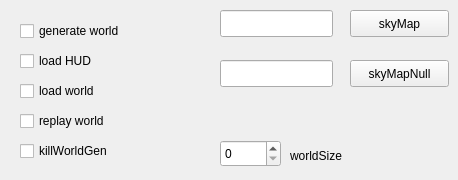
    <widget class="QWidget" name="tab_4">
     <attribute name="title">
      <string>World</string>
     </attribute>
     <widget class="QCheckBox" name="generateWorld">
      <property name="geometry">
       <rect>
        <x>20</x>
        <y>20</y>
        <width>141</width>
        <height>22</height>
       </rect>
      </property>
      <property name="text">
       <string>generate world</string>
      </property>
     </widget>
     <widget class="QCheckBox" name="loadHud">
      <property name="geometry">
       <rect>
        <x>20</x>
        <y>50</y>
        <width>141</width>
        <height>22</height>
       </rect>
      </property>
      <property name="text">
       <string>load HUD</string>
      </property>
     </widget>
     <widget class="QCheckBox" name="loadWorld">
      <property name="geometry">
       <rect>
        <x>20</x>
        <y>80</y>
        <width>141</width>
        <height>22</height>
       </rect>
      </property>
      <property name="text">
       <string>load world</string>
      </property>
     </widget>
     <widget class="QCheckBox" name="replayWorld">
      <property name="geometry">
       <rect>
        <x>20</x>
        <y>110</y>
        <width>141</width>
        <height>22</height>
       </rect>
      </property>
      <property name="text">
       <string>replay world</string>
      </property>
     </widget>
     <widget class="QLineEdit" name="skyMap">
      <property name="geometry">
       <rect>
        <x>220</x>
        <y>10</y>
        <width>113</width>
        <height>27</height>
       </rect>
      </property>
     </widget>
     <widget class="QLineEdit" name="skyMapNull">
      <property name="geometry">
       <rect>
        <x>220</x>
        <y>60</y>
        <width>113</width>
        <height>27</height>
       </rect>
      </property>
     </widget>
     <widget class="QPushButton" name="skyMapBtn">
      <property name="geometry">
       <rect>
        <x>350</x>
        <y>10</y>
        <width>99</width>
        <height>27</height>
       </rect>
      </property>
      <property name="text">
       <string>skyMap</string>
      </property>
     </widget>
     <widget class="QPushButton" name="skyMapNullBtn">
      <property name="geometry">
       <rect>
        <x>350</x>
        <y>60</y>
        <width>99</width>
        <height>27</height>
       </rect>
      </property>
      <property name="text">
       <string>skyMapNull</string>
      </property>
     </widget>
     <widget class="QCheckBox" name="killWorldGen">
      <property name="geometry">
       <rect>
        <x>20</x>
        <y>140</y>
        <width>121</width>
        <height>22</height>
       </rect>
      </property>
      <property name="text">
       <string>killWorldGen</string>
      </property>
     </widget>
     <widget class="QSpinBox" name="worldSize">
      <property name="geometry">
       <rect>
        <x>220</x>
        <y>140</y>
        <width>61</width>
        <height>27</height>
       </rect>
      </property>
     </widget>
     <widget class="QLabel" name="label_149">
      <property name="geometry">
       <rect>
        <x>290</x>
        <y>140</y>
        <width>71</width>
        <height>31</height>
       </rect>
      </property>
      <property name="text">
       <string>worldSize</string>
      </property>
     </widget>
    </widget>
